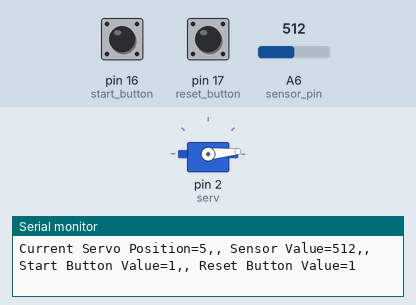
A sketch run on a simulated Arduino Nano, built with avr-gcc and run on an emulated ATmega328P. On the bench: servo, the last lines printed to the serial monitor. Inputs (shaded band) come from the test bench; at power-on: A6 (sensor_pin) = 512, pin 16 (start_button) HIGH, pin 17 (reset_button) HIGH.

Above: at 1.2 s.
1.3 s: A6 (sensor_pin) set to 107
4.3 s: A6 (sensor_pin) set to 94
7.3 s: pin 16 (start_button) pulled LOW for 0.15 s
At 7.79 s:
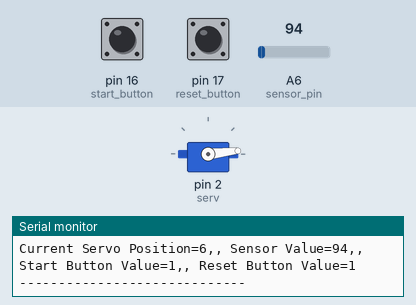
10.4 s: pin 17 (reset_button) pulled LOW for 1 s
12.9 s: pin 16 (start_button) pulled LOW for 0.15 s
At 13.4 s:
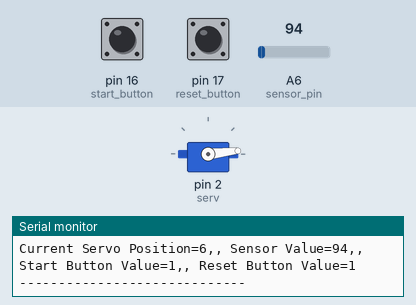
16.0 s: pin 17 (reset_button) pulled LOW for 1 s
Timing chart, 0 to 19.0 s (numbered marks = the images above; inputs shaded):
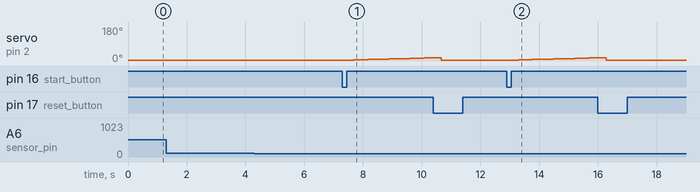

The sketch:

servoDriveSpreadSheet.ino
```cpp
#include<Servo.h>

Servo serv;

int sensor_trigger_val = 155;
int sensor_touch_val = 148;

int claw_full_open_angle = 5;
int claw_close_max_angle = 115;

int start_button = 16;
int reset_button = 17;

int current_pos = claw_full_open_angle;
int sensor_pin = A6;

int servo_attached_pin = 2;
int servo_angle_set_delay = 100; //in ms
int servo_angle_change = 1;

int run_servo = 0;

int change = 1;

void setup() {
  pinMode(start_button, INPUT_PULLUP);
  pinMode(reset_button, INPUT_PULLUP);
  pinMode(sensor_pin, INPUT_PULLUP);
  Serial.begin(9600);
  serv.attach(2);
  serv.write(claw_full_open_angle);
}

void loop() {
  Serial.print("Current Servo Position=");
  Serial.print(current_pos);
  Serial.print(",, Sensor Value=");
  Serial.print(analogRead(sensor_pin));
  Serial.print(",, Start Button Value=");
  Serial.print(digitalRead(start_button));
  Serial.print(",, Reset Button Value=");
  Serial.print(digitalRead(reset_button));
  Serial.println("");

  if (digitalRead(reset_button) == LOW) {
    Serial.println("-----------------------------");
    Serial.println("Resetting The Claw");
    Serial.println("-----------------------------");
    run_servo = 0;
    current_pos = claw_full_open_angle;
    serv.write(current_pos);
    change = servo_angle_change;
  }
  if (digitalRead(start_button) == LOW) {
    Serial.println("-----------------------------");
    Serial.println("Started Closing The Claw");
    Serial.println("-----------------------------");
    run_servo = 1;
  }


  if (run_servo == 1) {

    if (analogRead(sensor_pin) >= sensor_trigger_val) {
      Serial.println("-----------------------------");
      Serial.println("Sensor Touched Something, Locked The Claw in Current Position");
      Serial.println("-----------------------------");
      change = 0;
    }

    if (analogRead(sensor_pin) < sensor_trigger_val) {
      Serial.println("-----------------------------");
      Serial.println("Claw is Loose, Tighning It for Proper Grip!!!");
      Serial.println("-----------------------------");
      change = servo_angle_change;
    }

    current_pos = current_pos + change;
    if (current_pos > claw_close_max_angle) {
      current_pos = claw_close_max_angle;
    }

    delay(servo_angle_set_delay);
    serv.write(current_pos);
  }
}
```

Measured:
- after the input at 7.3 s, servo on pin 2 (serv): moves from 5° to 17° over 2.6 s, starting after 0.38 s
- after the input at 12.9 s, servo on pin 2 (serv): moves from 5° to 17° over 2.6 s, starting after 0.39 s
